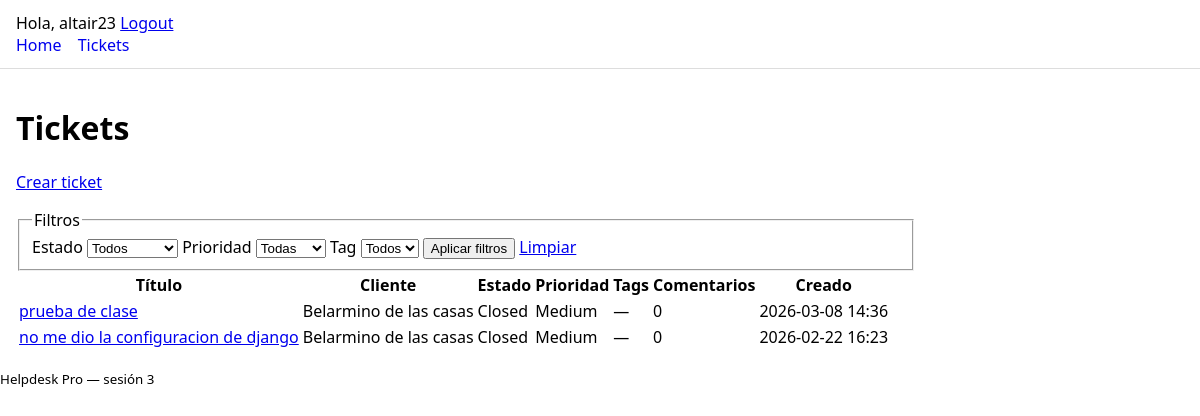
The page /tickets/ (signed in) on the database as committed earlier.
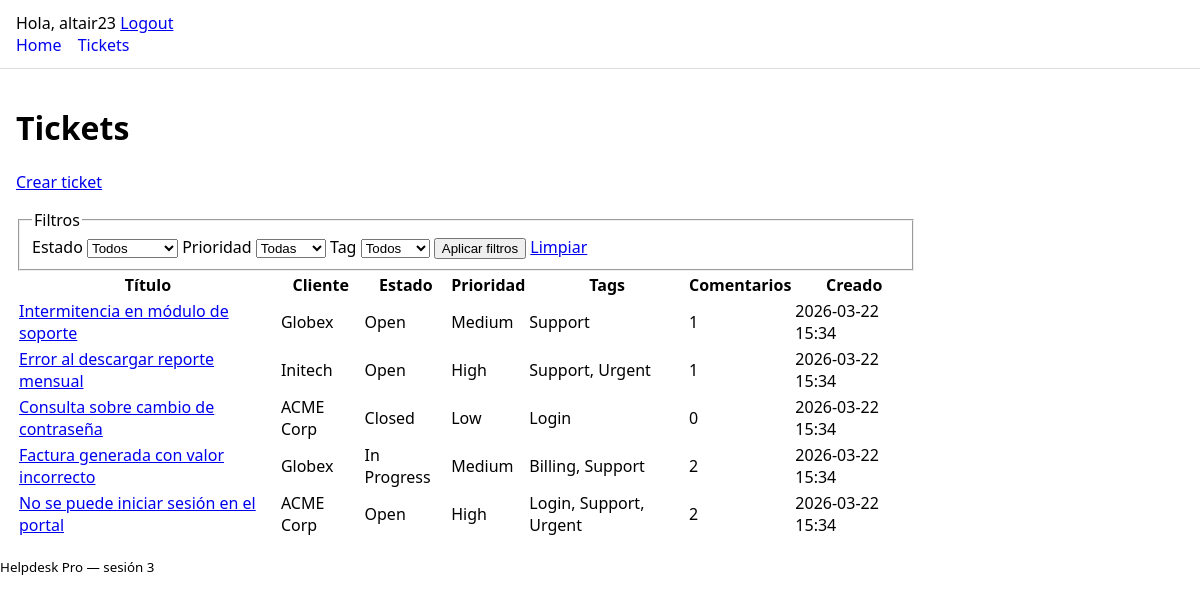
The same page on the database as committed later.
### helpdesk/models.py (models this page shows, shortened)
class Ticket(models.Model):
    class Status(models.TextChoices):
        OPEN = "open", "Open"
        IN_PROGRESS = "in_progress", "In Progress"
        CLOSED = "closed", "Closed"
    class Priority(models.IntegerChoices):
        LOW = 1, "Low"
        MEDIUM = 2, "Medium"
        HIGH = 3, "High"
    title = models.CharField(max_length=200)
    customer = models.ForeignKey(Customer, on_delete=models.PROTECT, related_name="tickets")
    status = models.CharField(max_length=20, choices=Status.choices, default=Status.OPEN, db_index=True)
    priority = models.IntegerField(choices=Priority.choices, default=Priority.MEDIUM, db_index=True)
    tags = models.ManyToManyField(Tag, related_name="tickets", blank=True)
    created_at = models.DateTimeField(auto_now_add=True)
    objects = TicketQuerySet.as_manager()
    class Meta:
        ordering = ["-created_at", "-id"]
        constraints = [
            models.CheckConstraint(
                condition=~Q(title=""),
                name="ticket_title_not_empty",
            )
        ]
        indexes = [
            models.Index(fields=["status", "priority"], name="ticket_status_priority_idx"),
            models.Index(fields=["customer", "created_at"], name="ticket_customer_created_idx"),
        ]

class Customer(models.Model):
    name = models.CharField(max_length=120)
    email = models.EmailField(unique=True)
    class Meta:
        ordering = ["name"]

class Tag(models.Model):
    name = models.CharField(max_length=50, unique=True)
    slug = models.SlugField(max_length=60, unique=True)
    class Meta:
        ordering = ["name"]

### helpdesk/views.py (the view)
# urls.py: path("tickets/", views.TicketListView.as_view(), name="ticket_list"),
class TicketListView(LoginRequiredMixin, ListView):
    model = Ticket
    template_name = "helpdesk/ticket_list.html"
    context_object_name = "tickets"
    paginate_by = 10
    def get_queryset(self):
        status = self.request.GET.get("status") or None
        priority = self.request.GET.get("priority") or None
        tag = self.request.GET.get("tag") or None
        return (
            Ticket.objects.with_related_for_listing()
            .with_comment_count()
            .filter_by_params(status=status, priority=priority, tag=tag)
            .ordered_for_listing()
        )
    def get_context_data(self, **kwargs):
        context = super().get_context_data(**kwargs)
        current_status = self.request.GET.get("status", "")
        current_priority = self.request.GET.get("priority", "")
        current_tag = self.request.GET.get("tag", "")
        params = self.request.GET.copy()
        params.pop("page", None)
        context.update(
            {
                "status_choices": Ticket.Status.choices,
                "priority_choices": Ticket.Priority.choices,
                "available_tags": Tag.objects.all(),
                "current_status": current_status,
                "current_priority": current_priority,
                "current_tag": current_tag,
                "page_querystring": urlencode(params, doseq=True),
            }
        )
        return context

### helpdesk/models.py (called while the page is built)
    def with_related_for_listing(self):
        return self.select_related("customer").prefetch_related("tags")

    def with_comment_count(self):
        return self.annotate(comment_count=Count("comments", distinct=True))

    def ordered_for_listing(self):
        return self.order_by("-created_at", "-id")

    def by_status(self, status: str | None):
        if status:
            return self.filter(status=status)
        return self

    def by_priority(self, priority: str | int | None):
        if priority not in (None, ""):
            return self.filter(priority=priority)
        return self

    def by_tag(self, tag_slug: str | None):
        if tag_slug:
            return self.filter(tags__slug=tag_slug).distinct()
        return self

    def filter_by_params(self, *, status=None, priority=None, tag=None):
        return self.by_status(status).by_priority(priority).by_tag(tag)

### helpdesk/templates/helpdesk/ticket_list.html (shortened to what this page needs)
{% extends "base.html" %}
{% block content %}
  <h1>Tickets</h1>
  <p>
    <a href="{% url 'ticket_create' %}">Crear ticket</a>
  </p>
  <form method="get">
    <fieldset>
      <legend>Filtros</legend>
      <label for="status">Estado</label>
      <select name="status" id="status">
        <option value="">Todos</option>
      </select>
      <label for="priority">Prioridad</label>
      <select name="priority" id="priority">
        <option value="">Todas</option>
      </select>
      <label for="tag">Tag</label>
      <select name="tag" id="tag">
        <option value="">Todos</option>
      </select>
      <button type="submit">Aplicar filtros</button>
      <a href="{% url 'ticket_list' %}">Limpiar</a>
    </fieldset>
  </form>
  <table>
    <thead>
      <tr>
        <th>Título</th>
        <th>Cliente</th>
        <th>Estado</th>
        <th>Prioridad</th>
        <th>Tags</th>
        <th>Comentarios</th>
        <th>Creado</th>
      </tr>
    </thead>
    <tbody>
      {% for t in tickets %}
        <tr>
          <td><a href="{% url 'ticket_detail' t.pk %}">{{ t.title }}</a></td>
          <td>{{ t.customer.name }}</td>
          <td>{{ t.get_status_display }}</td>
          <td>{{ t.get_priority_display }}</td>
          <td>
            {% for tag in t.tags.all %}
              <span>{{ tag.name }}</span>{% if not forloop.last %}, {% endif %}
            {% empty %}
              <span>—</span>
            {% endfor %}
          </td>
          <td>{{ t.comment_count }}</td>
          <td>{{ t.created_at|date:"Y-m-d H:i" }}</td>
        </tr>
      {% empty %}
        <tr><td colspan="7">No hay tickets para los filtros seleccionados.</td></tr>
      {% endfor %}
    </tbody>
  </table>
{% endblock %}

Rows that differ between the two databases and show on the page:
removed Ticket: title "prueba de clase", customer.name "Belarmino de las casas", status "Closed", priority "Medium", comment_count "0", created_at "2026-03-08 14:36"
removed Ticket: title "no me dio la configuracion de django", customer.name "Belarmino de las casas", status "Closed", priority "Medium", comment_count "0", created_at "2026-02-22 16:23"
added Ticket: title "Intermitencia en módulo de soporte", customer.name "Globex", status "Open", priority "Medium", comment_count "1", created_at "2026-03-22 15:34"
added Tag: name "Support"
added Ticket: title "Error al descargar reporte mensual", customer.name "Initech", status "Open", priority "High", comment_count "1", created_at "2026-03-22 15:34"
added Tag: name "Urgent"
added Ticket: title "Consulta sobre cambio de contraseña", customer.name "ACME Corp", status "Closed", priority "Low", comment_count "0", created_at "2026-03-22 15:34"
added Tag: name "Login"
added Ticket: title "Factura generada con valor incorrecto", customer.name "Globex", status "In Progress", priority "Medium", comment_count "2", created_at "2026-03-22 15:34"
added Tag: name "Billing", shown under "Factura generada con valor incorrecto"
added Ticket: title "No se puede iniciar sesión en el portal", customer.name "ACME Corp", status "Open", priority "High", comment_count "2", created_at "2026-03-22 15:34"
